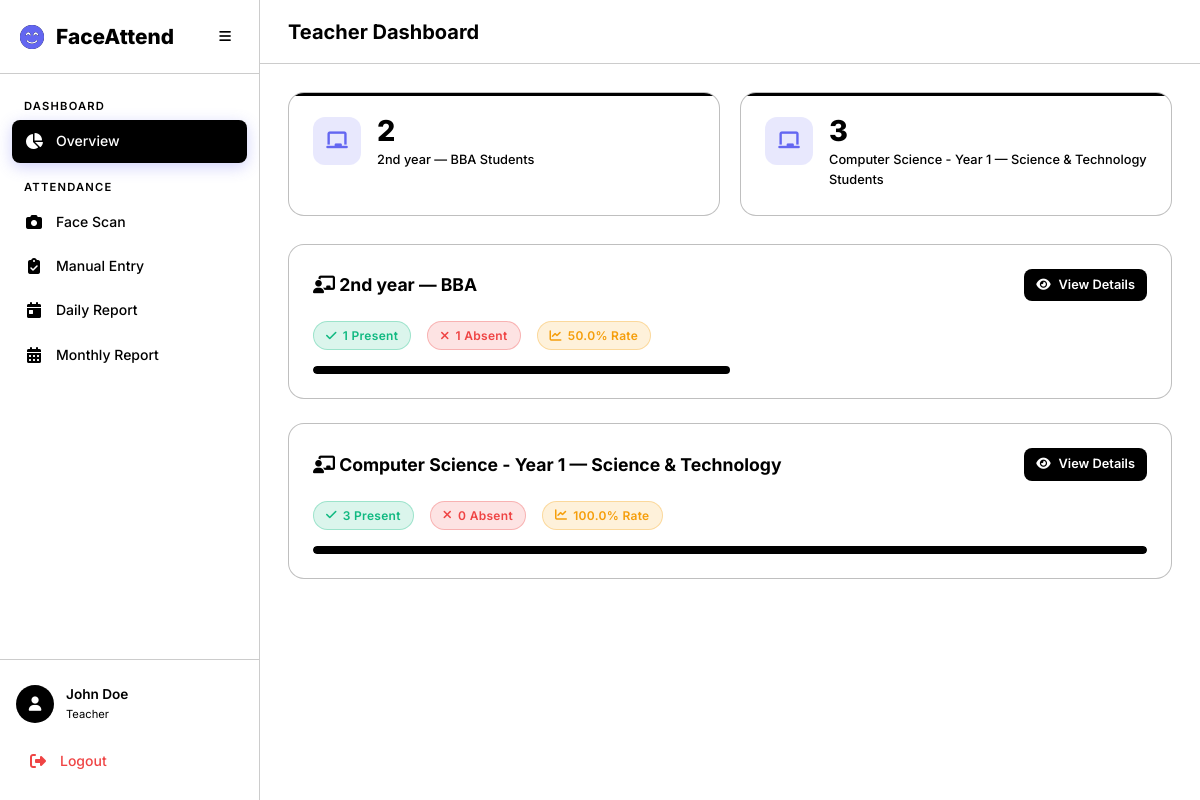
The page /attendance/teacher/ (signed in) on the database its author committed.
### accounts/models.py (models this page shows, shortened)
class User(AbstractUser):
    class Role(models.TextChoices):
        ADMIN = 'admin', 'Admin'
        TEACHER = 'teacher', 'Teacher'
        STUDENT = 'student', 'Student'
    role = models.CharField(
        max_length=10,
        choices=Role.choices,
        default=Role.STUDENT,
    )
    phone = models.CharField(max_length=20, blank=True)
    profile_image = models.ImageField(upload_to='profiles/', blank=True, null=True)

### academics/models.py (models this page shows, shortened)
class AcademicClass(models.Model):
    name = models.CharField(max_length=200)
    faculty = models.ForeignKey(Faculty, on_delete=models.CASCADE, related_name='classes')
    teacher = models.ForeignKey(
        settings.AUTH_USER_MODEL,
        on_delete=models.SET_NULL,
        null=True, blank=True,
        related_name='assigned_classes',
        limit_choices_to={'role': 'teacher'},
    )
    created_at = models.DateTimeField(auto_now_add=True)
    updated_at = models.DateTimeField(auto_now=True)
    class Meta:
        verbose_name_plural = 'Classes'
        ordering = ['faculty__name', 'name']
        unique_together = ['name', 'faculty']
    def __str__(self):
        return f"{self.name} — {self.faculty.name}"

class Faculty(models.Model):
    name = models.CharField(max_length=200, unique=True)
    description = models.TextField(blank=True)
    created_at = models.DateTimeField(auto_now_add=True)
    updated_at = models.DateTimeField(auto_now=True)
    class Meta:
        verbose_name_plural = 'Faculties'
        ordering = ['name']

### attendance/views.py (the view)
# urls.py: path('teacher/', views.teacher_dashboard, name='teacher_dashboard'),
@login_required
@teacher_required
def teacher_dashboard(request):
    teacher = request.user
    classes = AcademicClass.objects.filter(teacher=teacher)
    today = timezone.localdate()
    class_data = []
    for cls in classes:
        students = Student.objects.filter(academic_class=cls, is_active=True)
        total = students.count()
        today_att = Attendance.objects.filter(student__in=students, date=today)
        present = today_att.filter(status__in=['present', 'late']).count()
        absent = today_att.filter(status='absent').count()
        class_data.append({
            'class': cls,
            'total_students': total,
            'present': present,
            'absent': absent,
            'rate': round(present / total * 100, 1) if total else 0,
        })
    return render(request, 'dashboard/teacher.html', {
        'class_data': class_data,
        'today': today,
    })

### templates/dashboard/teacher.html (shortened to what this page needs)
{% extends 'base.html' %}
{% block page_title %}Teacher Dashboard{% endblock %}
{% block content %}
<div class="stats-grid animate-fade-in">
    {% for cd in class_data %}
    <div class="stat-card primary">
        <div class="stat-icon primary"><i class="fas fa-chalkboard"></i></div>
        <div class="stat-content">
            <div class="stat-value">{{ cd.total_students }}</div>
            <div class="stat-label">{{ cd.class }} Students</div>
        </div>
    </div>
    {% endfor %}
</div>
{% for cd in class_data %}
<div class="card mb-3 animate-fade-in">
    <div class="card-header">
        <h3 class="card-title">
            <i class="fas fa-chalkboard-teacher"></i> {{ cd.class }}
        </h3>
        <a href="{% url 'attendance:teacher_class' cd.class.pk %}" class="btn btn-sm btn-primary">
            <i class="fas fa-eye"></i> View Details
        </a>
    </div>
    <div class="d-flex gap-2 flex-wrap mb-2">
        <div class="d-flex align-center gap-1">
            <span class="badge badge-present"><i class="fas fa-check"></i> {{ cd.present }} Present</span>
        </div>
        <div class="d-flex align-center gap-1">
            <span class="badge badge-absent"><i class="fas fa-times"></i> {{ cd.absent }} Absent</span>
        </div>
        <div class="d-flex align-center gap-1">
            <span class="badge badge-late"><i class="fas fa-chart-line"></i> {{ cd.rate }}% Rate</span>
        </div>
    </div>
    <div class="progress-bar">
        <div class="progress-fill {% if cd.rate >= 75 %}success{% elif cd.rate >= 50 %}warning{% else %}danger{% endif %}"
            style="width: {{ cd.rate }}%"></div>
    </div>
</div>
{% empty %}
<div class="empty-state">
    <i class="fas fa-chalkboard-teacher"></i>
    <p>No classes assigned to you yet.</p>
</div>
{% endfor %}
{% endblock %}

### templates/base.html (shortened to what this page needs)
<!DOCTYPE html>
<html lang="en" data-theme="dark">
<head>
    <link rel="stylesheet" href="https://cdnjs.cloudflare.com/ajax/libs/font-awesome/6.5.1/css/all.min.css">
    {% load static %}
    <link rel="stylesheet" href="{% static 'css/style.css' %}">
</head>
<body>
    {% if user.is_authenticated %}
    <div class="app-layout">
        <aside class="sidebar" id="sidebar">
            <div class="sidebar-header">
                <div class="logo">
                    <i class="fas fa-face-smile-beam"></i>
                    <span>FaceAttend</span>
                </div>
                <button class="sidebar-toggle" id="sidebarToggle">
                    <i class="fas fa-bars"></i>
                </button>
            </div>
            <nav class="sidebar-nav">
                {% if user.role == 'admin' %}
                <div class="nav-section">
                    <span class="nav-section-title">Dashboard</span>
                    <a href="{% url 'academics:admin_dashboard' %}" class="nav-link {% if request.resolver_match.url_name == 'admin_dashboard' %}active{% endif %}">
                        <i class="fas fa-chart-pie"></i><span>Overview</span>
                    </a>
                </div>
                <div class="nav-section">
                    <span class="nav-section-title">Academic</span>
                    <a href="{% url 'academics:faculty_list' %}" class="nav-link {% if 'faculty' in request.resolver_match.url_name %}active{% endif %}">
                        <i class="fas fa-building-columns"></i><span>Faculties</span>
                    </a>
                    <a href="{% url 'academics:class_list' %}" class="nav-link {% if 'class' in request.resolver_match.url_name %}active{% endif %}">
                        <i class="fas fa-chalkboard"></i><span>Classes</span>
                    </a>
                    <a href="{% url 'academics:student_list' %}" class="nav-link {% if 'student' in request.resolver_match.url_name %}active{% endif %}">
                        <i class="fas fa-user-graduate"></i><span>Students</span>
                    </a>
                </div>
                <div class="nav-section">
                    <span class="nav-section-title">Attendance</span>
                    <a href="{% url 'attendance:camera' %}" class="nav-link {% if request.resolver_match.url_name == 'camera' %}active{% endif %}">
                        <i class="fas fa-camera"></i><span>Face Scan</span>
                    </a>
                    <a href="{% url 'attendance:manual' %}" class="nav-link {% if request.resolver_match.url_name == 'manual' %}active{% endif %}">
                        <i class="fas fa-clipboard-check"></i><span>Manual Entry</span>
                    </a>
                    <a href="{% url 'attendance:daily_report' %}" class="nav-link {% if request.resolver_match.url_name == 'daily_report' %}active{% endif %}">
                        <i class="fas fa-calendar-day"></i><span>Daily Report</span>
                    </a>
                    <a href="{% url 'attendance:monthly_report' %}" class="nav-link {% if request.resolver_match.url_name == 'monthly_report' %}active{% endif %}">
                        <i class="fas fa-calendar-alt"></i><span>Monthly Report</span>
                    </a>
                </div>
                {% elif user.role == 'teacher' %}
                <div class="nav-section">
                    <span class="nav-section-title">Dashboard</span>
                    <a href="{% url 'attendance:teacher_dashboard' %}" class="nav-link {% if request.resolver_match.url_name == 'teacher_dashboard' %}active{% endif %}">
                        <i class="fas fa-chart-pie"></i><span>Overview</span>
                    </a>
                </div>
                <div class="nav-section">
                    <span class="nav-section-title">Attendance</span>
                    <a href="{% url 'attendance:camera' %}" class="nav-link {% if request.resolver_match.url_name == 'camera' %}active{% endif %}">
                        <i class="fas fa-camera"></i><span>Face Scan</span>
                    </a>
                    <a href="{% url 'attendance:manual' %}" class="nav-link {% if request.resolver_match.url_name == 'manual' %}active{% endif %}">
                        <i class="fas fa-clipboard-check"></i><span>Manual Entry</span>
                    </a>
                    <a href="{% url 'attendance:daily_report' %}" class="nav-link {% if request.resolver_match.url_name == 'daily_report' %}active{% endif %}">
                        <i class="fas fa-calendar-day"></i><span>Daily Report</span>
                    </a>
                    <a href="{% url 'attendance:monthly_report' %}" class="nav-link {% if request.resolver_match.url_name == 'monthly_report' %}active{% endif %}">
                        <i class="fas fa-calendar-alt"></i><span>Monthly Report</span>
                    </a>
                </div>
                {% endif %}
            </nav>
            <div class="sidebar-footer">
                <div class="user-card">
                    <div class="user-avatar">
                        <i class="fas fa-user"></i>
                    </div>
                    <div class="user-info">
                        <span class="user-name">{{ user.get_full_name|default:user.username }}</span>
                        <span class="user-role">{{ user.get_role_display }}</span>
                    </div>
                </div>
                <a href="{% url 'accounts:logout' %}" class="nav-link logout-link">
                    <i class="fas fa-sign-out-alt"></i><span>Logout</span>
                </a>
            </div>
        </aside>
        <main class="main-content">
            <header class="top-bar">
                <h1 class="page-title">{% block page_title %}Dashboard{% endblock %}</h1>
            </header>
            <div class="content-area">
                {% block content %}{% endblock %}
            </div>
        </main>
    </div>
    {% else %}
    <div class="auth-layout">
        {% block auth_content %}{% endblock %}
    </div>
    {% endif %}
</body>
</html>

### rows shown on the page
User: get_full_name "John Doe", role "Teacher"
AcademicClass: total_students "2", class "2nd year — BBA", present "1", absent "1", rate "50.0"
AcademicClass: total_students "3", class "Computer Science - Year 1 — Science & Technology", present "3", absent "0", rate "100.0"
